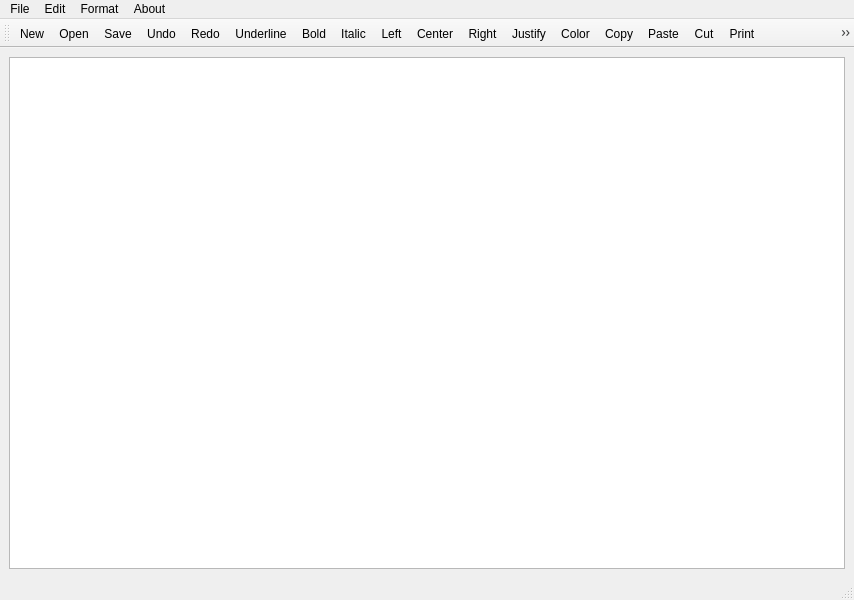
<?xml version="1.0" encoding="UTF-8"?>
<ui version="4.0">
 <class>MainWindow</class>
 <widget class="QMainWindow" name="MainWindow">
  <property name="geometry">
   <rect>
    <x>0</x>
    <y>0</y>
    <width>854</width>
    <height>600</height>
   </rect>
  </property>
  <property name="windowTitle">
   <string>NodePad</string>
  </property>
  <widget class="QWidget" name="centralwidget">
   <layout class="QVBoxLayout" name="verticalLayout">
    <item>
     <widget class="QTextEdit" name="textEdit"/>
    </item>
   </layout>
  </widget>
  <widget class="QMenuBar" name="menubar">
   <property name="geometry">
    <rect>
     <x>0</x>
     <y>0</y>
     <width>854</width>
     <height>22</height>
    </rect>
   </property>
   <widget class="QMenu" name="menuFile">
    <property name="title">
     <string>File</string>
    </property>
    <addaction name="actionNew"/>
    <addaction name="actionOpen"/>
    <addaction name="actionSave"/>
    <addaction name="separator"/>
    <addaction name="actionPrint"/>
    <addaction name="actionPrint_Preview"/>
    <addaction name="actionExport_PDF"/>
    <addaction name="separator"/>
    <addaction name="actionExit"/>
   </widget>
   <widget class="QMenu" name="menuEdit">
    <property name="title">
     <string>Edit</string>
    </property>
    <addaction name="actionUndo"/>
    <addaction name="actionRedo"/>
    <addaction name="separator"/>
    <addaction name="actionCut"/>
    <addaction name="actionCopy"/>
    <addaction name="actionPaste"/>
    <addaction name="separator"/>
   </widget>
   <widget class="QMenu" name="menuFormat">
    <property name="title">
     <string>Format</string>
    </property>
    <addaction name="actionBold"/>
    <addaction name="actionItalic"/>
    <addaction name="actionUnderline"/>
    <addaction name="separator"/>
    <addaction name="actionLeft"/>
    <addaction name="actionRight"/>
    <addaction name="actionCenter"/>
    <addaction name="actionJustify"/>
    <addaction name="separator"/>
    <addaction name="actionFont"/>
    <addaction name="actionColor"/>
   </widget>
   <widget class="QMenu" name="menuAbout">
    <property name="title">
     <string>About</string>
    </property>
    <addaction name="actionInfo"/>
   </widget>
   <addaction name="menuFile"/>
   <addaction name="menuEdit"/>
   <addaction name="menuFormat"/>
   <addaction name="menuAbout"/>
  </widget>
  <widget class="QStatusBar" name="statusbar"/>
  <widget class="QToolBar" name="toolBar">
   <property name="windowTitle">
    <string>toolBar</string>
   </property>
   <attribute name="toolBarArea">
    <enum>TopToolBarArea</enum>
   </attribute>
   <attribute name="toolBarBreak">
    <bool>false</bool>
   </attribute>
   <addaction name="actionNew"/>
   <addaction name="actionOpen"/>
   <addaction name="actionSave"/>
   <addaction name="actionUndo"/>
   <addaction name="actionRedo"/>
   <addaction name="actionUnderline"/>
   <addaction name="actionBold"/>
   <addaction name="actionItalic"/>
   <addaction name="actionLeft"/>
   <addaction name="actionCenter"/>
   <addaction name="actionRight"/>
   <addaction name="actionJustify"/>
   <addaction name="actionColor"/>
   <addaction name="actionCopy"/>
   <addaction name="actionPaste"/>
   <addaction name="actionCut"/>
   <addaction name="actionPrint"/>
   <addaction name="actionExport_PDF"/>
   <addaction name="actionPrint_Preview"/>
   <addaction name="actionFont"/>
   <addaction name="actionInfo"/>
   <addaction name="actionExit"/>
  </widget>
  <action name="actionNew">
   <property name="icon">
    <iconset resource="../src/icons.qrc">
     <normaloff>:/awosome/icons/awesome/file.svg</normaloff>:/awosome/icons/awesome/file.svg</iconset>
   </property>
   <property name="text">
    <string>New</string>
   </property>
   <property name="shortcut">
    <string>Ctrl+N</string>
   </property>
  </action>
  <action name="actionOpen">
   <property name="icon">
    <iconset resource="../src/icons.qrc">
     <normaloff>:/awosome/icons/awesome/file-word.svg</normaloff>:/awosome/icons/awesome/file-word.svg</iconset>
   </property>
   <property name="text">
    <string>Open</string>
   </property>
   <property name="shortcut">
    <string>Ctrl+O</string>
   </property>
  </action>
  <action name="actionSave">
   <property name="icon">
    <iconset resource="../src/icons.qrc">
     <normaloff>:/awosome/icons/awesome/save.svg</normaloff>:/awosome/icons/awesome/save.svg</iconset>
   </property>
   <property name="text">
    <string>Save</string>
   </property>
   <property name="shortcut">
    <string>Ctrl+S</string>
   </property>
  </action>
  <action name="actionPrint">
   <property name="icon">
    <iconset resource="../src/icons.qrc">
     <normaloff>:/awosome/icons/awesome/print.svg</normaloff>:/awosome/icons/awesome/print.svg</iconset>
   </property>
   <property name="text">
    <string>Print</string>
   </property>
   <property name="shortcut">
    <string>Ctrl+P</string>
   </property>
  </action>
  <action name="actionPrint_Preview">
   <property name="icon">
    <iconset resource="../src/icons.qrc">
     <normaloff>:/awosome/icons/awesome/glasses.svg</normaloff>:/awosome/icons/awesome/glasses.svg</iconset>
   </property>
   <property name="text">
    <string>Print Preview</string>
   </property>
   <property name="shortcut">
    <string>Ctrl+Shift+P</string>
   </property>
  </action>
  <action name="actionExport_PDF">
   <property name="icon">
    <iconset resource="../src/icons.qrc">
     <normaloff>:/awosome/icons/awesome/file-pdf.svg</normaloff>:/awosome/icons/awesome/file-pdf.svg</iconset>
   </property>
   <property name="text">
    <string>Export PDF</string>
   </property>
   <property name="shortcut">
    <string>Ctrl+E</string>
   </property>
  </action>
  <action name="actionExit">
   <property name="icon">
    <iconset resource="../src/icons.qrc">
     <normaloff>:/awosome/icons/awesome/window-close.svg</normaloff>:/awosome/icons/awesome/window-close.svg</iconset>
   </property>
   <property name="text">
    <string>Exit</string>
   </property>
  </action>
  <action name="actionUndo">
   <property name="icon">
    <iconset resource="../src/icons.qrc">
     <normaloff>:/awosome/icons/awesome/undo-alt.svg</normaloff>:/awosome/icons/awesome/undo-alt.svg</iconset>
   </property>
   <property name="text">
    <string>Undo</string>
   </property>
   <property name="shortcut">
    <string>Ctrl+Z</string>
   </property>
  </action>
  <action name="actionRedo">
   <property name="icon">
    <iconset resource="../src/icons.qrc">
     <normaloff>:/awosome/icons/awesome/redo-alt.svg</normaloff>:/awosome/icons/awesome/redo-alt.svg</iconset>
   </property>
   <property name="text">
    <string>Redo</string>
   </property>
   <property name="shortcut">
    <string>Ctrl+Shift+Z</string>
   </property>
  </action>
  <action name="actionCut">
   <property name="icon">
    <iconset resource="../src/icons.qrc">
     <normaloff>:/awosome/icons/awesome/cut.svg</normaloff>:/awosome/icons/awesome/cut.svg</iconset>
   </property>
   <property name="text">
    <string>Cut</string>
   </property>
   <property name="shortcut">
    <string>Ctrl+X</string>
   </property>
  </action>
  <action name="actionCopy">
   <property name="icon">
    <iconset resource="../src/icons.qrc">
     <normaloff>:/awosome/icons/awesome/copy.svg</normaloff>:/awosome/icons/awesome/copy.svg</iconset>
   </property>
   <property name="text">
    <string>Copy</string>
   </property>
   <property name="shortcut">
    <string>Ctrl+C</string>
   </property>
  </action>
  <action name="actionPaste">
   <property name="icon">
    <iconset resource="../src/icons.qrc">
     <normaloff>:/awosome/icons/awesome/paste.svg</normaloff>:/awosome/icons/awesome/paste.svg</iconset>
   </property>
   <property name="text">
    <string>Paste</string>
   </property>
   <property name="shortcut">
    <string>Ctrl+V</string>
   </property>
  </action>
  <action name="actionBold">
   <property name="icon">
    <iconset resource="../src/icons.qrc">
     <normaloff>:/awosome/icons/awesome/bold.svg</normaloff>:/awosome/icons/awesome/bold.svg</iconset>
   </property>
   <property name="text">
    <string>Bold</string>
   </property>
   <property name="shortcut">
    <string>Ctrl+B</string>
   </property>
  </action>
  <action name="actionItalic">
   <property name="icon">
    <iconset resource="../src/icons.qrc">
     <normaloff>:/awosome/icons/awesome/italic.svg</normaloff>:/awosome/icons/awesome/italic.svg</iconset>
   </property>
   <property name="text">
    <string>Italic</string>
   </property>
   <property name="shortcut">
    <string>Ctrl+I</string>
   </property>
  </action>
  <action name="actionUnderline">
   <property name="icon">
    <iconset resource="../src/icons.qrc">
     <normaloff>:/awosome/icons/awesome/underline.svg</normaloff>:/awosome/icons/awesome/underline.svg</iconset>
   </property>
   <property name="text">
    <string>Underline</string>
   </property>
   <property name="shortcut">
    <string>Ctrl+U</string>
   </property>
  </action>
  <action name="actionLeft">
   <property name="icon">
    <iconset resource="../src/icons.qrc">
     <normaloff>:/awosome/icons/awesome/align-left.svg</normaloff>:/awosome/icons/awesome/align-left.svg</iconset>
   </property>
   <property name="text">
    <string>Left</string>
   </property>
   <property name="shortcut">
    <string>Ctrl+L</string>
   </property>
  </action>
  <action name="actionRight">
   <property name="icon">
    <iconset resource="../src/icons.qrc">
     <normaloff>:/awosome/icons/awesome/align-right.svg</normaloff>:/awosome/icons/awesome/align-right.svg</iconset>
   </property>
   <property name="text">
    <string>Right</string>
   </property>
   <property name="shortcut">
    <string>Ctrl+R</string>
   </property>
  </action>
  <action name="actionCenter">
   <property name="icon">
    <iconset resource="../src/icons.qrc">
     <normaloff>:/awosome/icons/awesome/align-center.svg</normaloff>:/awosome/icons/awesome/align-center.svg</iconset>
   </property>
   <property name="text">
    <string>Center</string>
   </property>
   <property name="shortcut">
    <string>Ctrl+Shift+C</string>
   </property>
  </action>
  <action name="actionJustify">
   <property name="icon">
    <iconset resource="../src/icons.qrc">
     <normaloff>:/awosome/icons/awesome/align-justify.svg</normaloff>:/awosome/icons/awesome/align-justify.svg</iconset>
   </property>
   <property name="text">
    <string>Justify</string>
   </property>
   <property name="shortcut">
    <string>Ctrl+J</string>
   </property>
  </action>
  <action name="actionFont">
   <property name="icon">
    <iconset resource="../src/icons.qrc">
     <normaloff>:/awosome/icons/awesome/font.svg</normaloff>:/awosome/icons/awesome/font.svg</iconset>
   </property>
   <property name="text">
    <string>Font</string>
   </property>
   <property name="shortcut">
    <string>Ctrl+F</string>
   </property>
  </action>
  <action name="actionColor">
   <property name="icon">
    <iconset resource="../src/icons.qrc">
     <normaloff>:/awosome/icons/awesome/palette.svg</normaloff>:/awosome/icons/awesome/palette.svg</iconset>
   </property>
   <property name="text">
    <string>Color</string>
   </property>
  </action>
  <action name="actionInfo">
   <property name="icon">
    <iconset resource="../src/icons.qrc">
     <normaloff>:/awosome/icons/awesome/info.svg</normaloff>:/awosome/icons/awesome/info.svg</iconset>
   </property>
   <property name="text">
    <string>Info</string>
   </property>
  </action>
 </widget>
 <resources>
  <include location="../src/icons.qrc"/>
 </resources>
 <connections/>
</ui>
